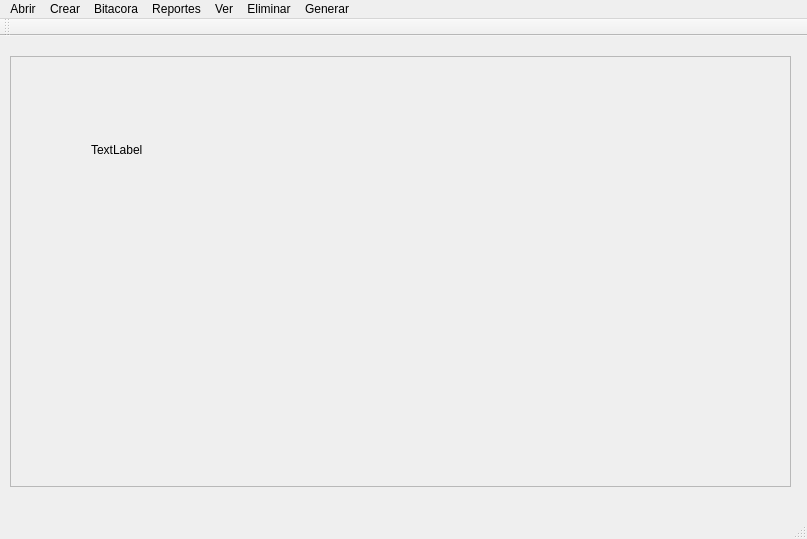
<?xml version="1.0" encoding="UTF-8"?>
<ui version="4.0">
 <class>MainWindow</class>
 <widget class="QMainWindow" name="MainWindow">
  <property name="geometry">
   <rect>
    <x>0</x>
    <y>0</y>
    <width>807</width>
    <height>539</height>
   </rect>
  </property>
  <property name="windowTitle">
   <string>MainWindow</string>
  </property>
  <widget class="QWidget" name="centralWidget">
   <widget class="QScrollArea" name="scrollArea">
    <property name="geometry">
     <rect>
      <x>10</x>
      <y>20</y>
      <width>781</width>
      <height>431</height>
     </rect>
    </property>
    <property name="widgetResizable">
     <bool>true</bool>
    </property>
    <widget class="QWidget" name="scrollAreaWidgetContents">
     <property name="geometry">
      <rect>
       <x>0</x>
       <y>0</y>
       <width>779</width>
       <height>429</height>
      </rect>
     </property>
     <widget class="QLabel" name="imagen">
      <property name="geometry">
       <rect>
        <x>80</x>
        <y>80</y>
        <width>53</width>
        <height>25</height>
       </rect>
      </property>
      <property name="text">
       <string>TextLabel</string>
      </property>
     </widget>
    </widget>
   </widget>
  </widget>
  <widget class="QMenuBar" name="menuBar">
   <property name="geometry">
    <rect>
     <x>0</x>
     <y>0</y>
     <width>807</width>
     <height>30</height>
    </rect>
   </property>
   <widget class="QMenu" name="menuAbrir">
    <property name="title">
     <string>Abrir</string>
    </property>
    <addaction name="actionAutobuses"/>
    <addaction name="actionPilotos"/>
    <addaction name="actionUbicacion"/>
    <addaction name="actionParqueos"/>
    <addaction name="actionUsuarios"/>
    <addaction name="actionRutas"/>
   </widget>
   <widget class="QMenu" name="menuCrear">
    <property name="title">
     <string>Crear</string>
    </property>
    <addaction name="actionCrear_Bloque"/>
   </widget>
   <widget class="QMenu" name="menuBitacora">
    <property name="title">
     <string>Bitacora</string>
    </property>
    <addaction name="separator"/>
    <addaction name="actionCargar_Bitacora"/>
   </widget>
   <widget class="QMenu" name="menuVer">
    <property name="title">
     <string>Ver</string>
    </property>
    <widget class="QMenu" name="menuAutobuses">
     <property name="title">
      <string>Autobuses</string>
     </property>
     <addaction name="actionGeneral"/>
     <addaction name="actionUn_solo_AutoBus"/>
     <addaction name="actionColision"/>
    </widget>
    <widget class="QMenu" name="menuPilotos">
     <property name="title">
      <string>Pilotos</string>
     </property>
     <addaction name="actionGeneral_2"/>
     <addaction name="actionColision_2"/>
     <addaction name="actionIndividual"/>
    </widget>
    <widget class="QMenu" name="menuEstaciones">
     <property name="title">
      <string>Estaciones</string>
     </property>
     <addaction name="actionGeneral_3"/>
     <addaction name="actionIndividual_2"/>
    </widget>
    <widget class="QMenu" name="menuRutas">
     <property name="title">
      <string>Rutas</string>
     </property>
     <addaction name="actionRutas_General"/>
     <addaction name="actionVer_Ruta"/>
    </widget>
    <widget class="QMenu" name="menuParqueo">
     <property name="title">
      <string>Parqueo</string>
     </property>
     <addaction name="actionGeneral_4"/>
     <addaction name="actionParqueo_Individual"/>
    </widget>
    <widget class="QMenu" name="menuUsuarios">
     <property name="title">
      <string>Usuarios</string>
     </property>
     <addaction name="actionGeneral_5"/>
     <addaction name="actionIndividual_3"/>
    </widget>
    <widget class="QMenu" name="menuBloque">
     <property name="title">
      <string>Bloque</string>
     </property>
     <widget class="QMenu" name="menumostrar_Avl">
      <property name="title">
       <string>mostrar Avl</string>
      </property>
      <addaction name="actionid"/>
      <addaction name="actionvuelta"/>
     </widget>
     <addaction name="actionGeneral_6"/>
     <addaction name="actionRutas_de_un_Bloque"/>
     <addaction name="actionAvl_de_Rutas_de_un_Bloque"/>
     <addaction name="menumostrar_Avl"/>
    </widget>
    <widget class="QMenu" name="menuReporte">
     <property name="title">
      <string>Reporte</string>
     </property>
     <widget class="QMenu" name="menuReporte_por_Bloque">
      <property name="title">
       <string>Reporte por Bloque</string>
      </property>
      <addaction name="actionIndividual_4"/>
      <addaction name="actionGeneral_7"/>
     </widget>
     <widget class="QMenu" name="menuReporte_por_Ruta">
      <property name="title">
       <string>Reporte por Ruta</string>
      </property>
      <addaction name="actionGeneral_8"/>
     </widget>
     <addaction name="menuReporte_por_Bloque"/>
     <addaction name="menuReporte_por_Ruta"/>
    </widget>
    <addaction name="actionVer_Informacion"/>
    <addaction name="menuAutobuses"/>
    <addaction name="menuPilotos"/>
    <addaction name="menuEstaciones"/>
    <addaction name="menuRutas"/>
    <addaction name="menuParqueo"/>
    <addaction name="menuUsuarios"/>
    <addaction name="menuBloque"/>
    <addaction name="menuReporte"/>
   </widget>
   <widget class="QMenu" name="menuReportes">
    <property name="title">
     <string>Reportes</string>
    </property>
    <addaction name="actionPor_Bloque"/>
    <addaction name="actionPor_Ruta"/>
   </widget>
   <widget class="QMenu" name="menuEliminar">
    <property name="title">
     <string>Eliminar</string>
    </property>
    <addaction name="actionAutobus"/>
    <addaction name="actionPiloto"/>
    <addaction name="actionEstacion"/>
    <addaction name="actionRuta"/>
    <addaction name="actionParqueo_2"/>
    <addaction name="actionUsuario"/>
   </widget>
   <widget class="QMenu" name="menuGenerar">
    <property name="title">
     <string>Generar</string>
    </property>
    <addaction name="actionReportes"/>
   </widget>
   <addaction name="menuAbrir"/>
   <addaction name="menuCrear"/>
   <addaction name="menuBitacora"/>
   <addaction name="menuReportes"/>
   <addaction name="menuVer"/>
   <addaction name="menuEliminar"/>
   <addaction name="menuGenerar"/>
  </widget>
  <widget class="QToolBar" name="mainToolBar">
   <attribute name="toolBarArea">
    <enum>TopToolBarArea</enum>
   </attribute>
   <attribute name="toolBarBreak">
    <bool>false</bool>
   </attribute>
  </widget>
  <widget class="QStatusBar" name="statusBar"/>
  <action name="actionAutobuses">
   <property name="text">
    <string>Autobuses</string>
   </property>
  </action>
  <action name="actionPilotos">
   <property name="text">
    <string>Pilotos</string>
   </property>
  </action>
  <action name="actionUbicacion">
   <property name="text">
    <string>Estaciones</string>
   </property>
  </action>
  <action name="actionParqueos">
   <property name="text">
    <string>Parqueos</string>
   </property>
  </action>
  <action name="actionUsuarios">
   <property name="text">
    <string>Usuarios</string>
   </property>
  </action>
  <action name="actionRutas">
   <property name="text">
    <string>Rutas</string>
   </property>
  </action>
  <action name="actionCrear_Bloque">
   <property name="text">
    <string>Crear Bloque</string>
   </property>
  </action>
  <action name="actionCargar_Bitacora">
   <property name="text">
    <string>Cargar Bitacora</string>
   </property>
  </action>
  <action name="actionVer_Informacion">
   <property name="text">
    <string>Ver Informacion</string>
   </property>
  </action>
  <action name="actionPor_Bloque">
   <property name="text">
    <string>Por Bloque</string>
   </property>
  </action>
  <action name="actionPor_Ruta">
   <property name="text">
    <string>Por Ruta</string>
   </property>
  </action>
  <action name="actionGeneral">
   <property name="text">
    <string>General</string>
   </property>
  </action>
  <action name="actionUn_solo_AutoBus">
   <property name="text">
    <string>Individual</string>
   </property>
  </action>
  <action name="actionColision">
   <property name="text">
    <string>Colision</string>
   </property>
  </action>
  <action name="actionGeneral_2">
   <property name="text">
    <string>General</string>
   </property>
  </action>
  <action name="actionColision_2">
   <property name="text">
    <string>Colision</string>
   </property>
  </action>
  <action name="actionIndividual">
   <property name="text">
    <string>Individual</string>
   </property>
  </action>
  <action name="actionAutobus">
   <property name="text">
    <string>Autobus</string>
   </property>
  </action>
  <action name="actionPiloto">
   <property name="text">
    <string>Piloto</string>
   </property>
  </action>
  <action name="actionGeneral_3">
   <property name="text">
    <string>General</string>
   </property>
  </action>
  <action name="actionIndividual_2">
   <property name="text">
    <string>Individual</string>
   </property>
  </action>
  <action name="actionEstacion">
   <property name="text">
    <string>Estacion</string>
   </property>
  </action>
  <action name="actionRutas_General">
   <property name="text">
    <string>General</string>
   </property>
  </action>
  <action name="actionVer_Ruta">
   <property name="text">
    <string>Ver Ruta</string>
   </property>
  </action>
  <action name="actionRuta">
   <property name="text">
    <string>Ruta</string>
   </property>
  </action>
  <action name="actionGeneral_4">
   <property name="text">
    <string>General</string>
   </property>
  </action>
  <action name="actionParqueo_Individual">
   <property name="text">
    <string>Parqueo Individual</string>
   </property>
  </action>
  <action name="actionParqueo_2">
   <property name="text">
    <string>Parqueo</string>
   </property>
  </action>
  <action name="actionGeneral_5">
   <property name="text">
    <string>General</string>
   </property>
  </action>
  <action name="actionIndividual_3">
   <property name="text">
    <string>Individual</string>
   </property>
  </action>
  <action name="actionUsuario">
   <property name="text">
    <string>Usuario</string>
   </property>
  </action>
  <action name="actionGeneral_6">
   <property name="text">
    <string>General</string>
   </property>
  </action>
  <action name="actionRutas_de_un_Bloque">
   <property name="text">
    <string>Rutas de un Bloque</string>
   </property>
  </action>
  <action name="actionAvl_de_Rutas_de_un_Bloque">
   <property name="text">
    <string>ver Grafo de Ruta</string>
   </property>
  </action>
  <action name="actionid">
   <property name="text">
    <string>ida</string>
   </property>
  </action>
  <action name="actionvuelta">
   <property name="text">
    <string>vuelta</string>
   </property>
  </action>
  <action name="actionIndividual_4">
   <property name="text">
    <string>Individual</string>
   </property>
  </action>
  <action name="actionGeneral_7">
   <property name="text">
    <string>General</string>
   </property>
  </action>
  <action name="actionGeneral_8">
   <property name="text">
    <string>General</string>
   </property>
  </action>
  <action name="actionReportes">
   <property name="text">
    <string>Reportes</string>
   </property>
  </action>
 </widget>
 <layoutdefault spacing="6" margin="11"/>
 <resources/>
 <connections/>
</ui>
